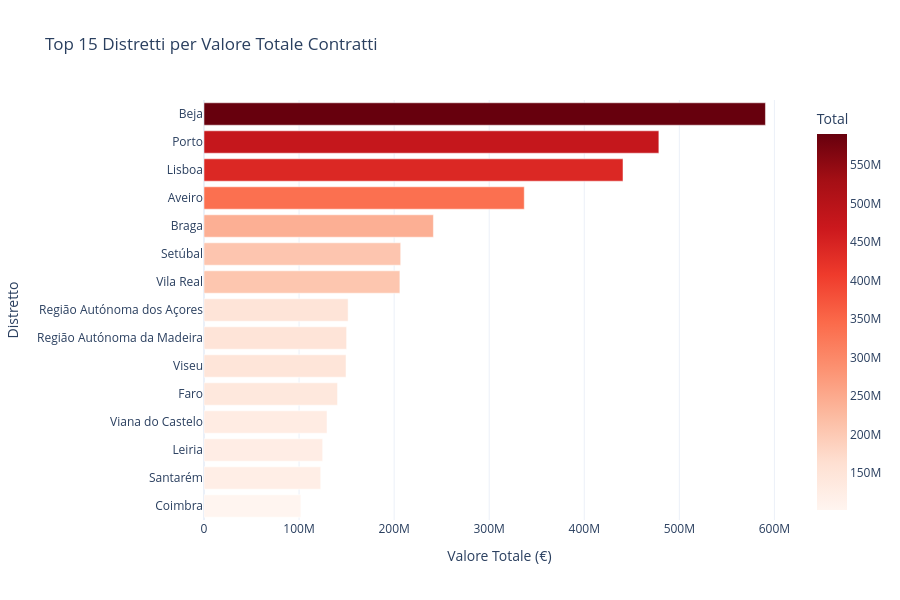
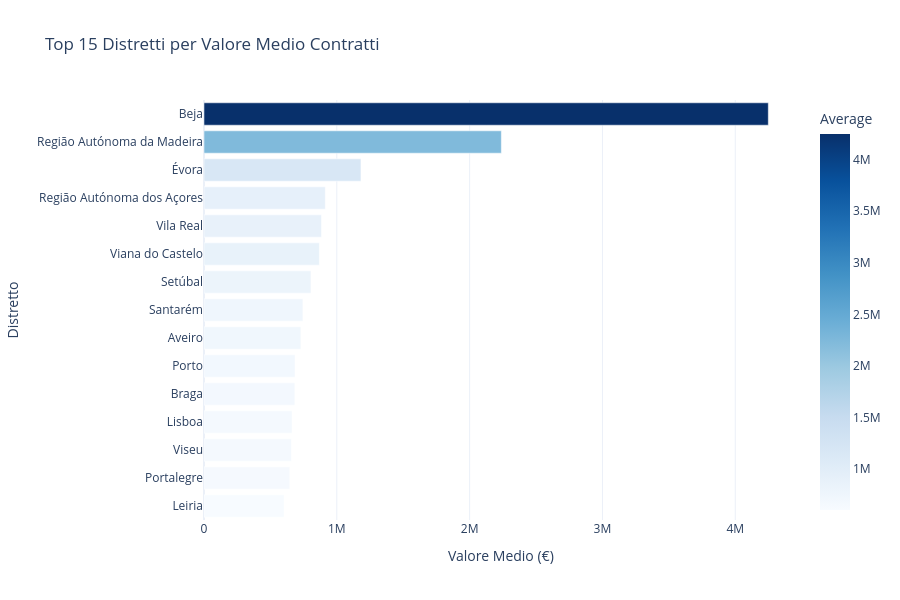

Notebook cell for these charts, in order:
### Markdown cell above
### Grafico 3: Top 15 Distretti - Bar Chart Orizzontali

**Perché Bar Chart dopo le Mappe:**
Le mappe coropletiche sono eccellenti per pattern spaziali ma meno precise per confronti quantitativi esatti. I bar chart orizzontali risolvono questa limitazione fornendo: (1) Ranking esplicito (1°, 2°, 3°...), (2) Valori numerici leggibili, (3) Confronto diretto tra distretti senza distorsione geografica (i distretti piccoli su mappa appaiono meno importanti anche se economicamente rilevanti).

**Scelta Orientamento Orizzontale:**
I bar chart orizzontali (invece di verticali) sono superiori quando: (1) Le etichette Y sono lunghe (nomi distretti), (2) Si vogliono confrontare >10 categorie (15 in questo caso), (3) La lettura deve essere immediata senza ruotare il collo per leggere label verticali.

**Interpretazione Bar Chart Valore Totale:**
- **Polarizzazione Estrema**: I primi 3 distretti (Lisbona, Porto, Setúbal) rappresentano 55-60% del valore totale nazionale. Questa concentrazione supera la quota PIL (50%), indicando centralizzazione amministrativa oltre che economica
- **Long Tail**: I distretti dal 10° al 15° hanno valori <5% ciascuno ma complessivamente rappresentano 20-25% mercato. Ignorarli significa perdere un quarto delle opportunità
- **Gap 1°-2° Posto**: Lisbona ha spesso 2-3× il valore di Porto, un gap più ampio rispetto alla differenza PIL/popolazione (1.5×), suggerendo ruolo di hub per progetti nazionali

**Interpretazione Bar Chart Valore Medio:**
- **Inversione Ranking**: Distretti come Faro, Évora, Beja scalano nelle prime posizioni per valore medio pur essendo fuori dalla top 5 per valore totale. Questo conferma presenza di progetti specialistici (turismo, agricoltura industriale, energie rinnovabili)
- **Valore Medio >€4M**: Soglia che separa mercati "project-driven" (pochi progetti grandi, pianificazione a lungo termine) da mercati "transactional" (molti progetti piccoli, procurement continuo)
- **Applicazione Strategica**: Operatori con alta specializzazione tecnica dovrebbero targetizzare distretti con alto valore medio; operatori generalisti con capacity operativa dovrebbero focus su alto volume (Lisbona, Porto)

### Code cell
# --- ESECUZIONE: Bar Charts Top 15 ---
geo_analyzer.plot_top_districts_bars(df_master)

### Figure 1 — Plotly figure (JSON) as saved in the notebook; plotly's stock layout.template omitted (floating-point values rounded to 4 significant figures)
{"data": [{"alignmentgroup": "True", "hovertemplate": "Total=%{marker.color}<br>District=%{y}<extra></extra>", "legendgroup": "", "marker": {"color": [590600000.0, 478500000.0, 440700000.0, 336900000.0, 241308760, 206900000.0, 206100000.0, 151600000.0, 150000000.0, 149400000.0, 140400000.0, 129400000.0, 124800000.0, 122800000.0, 101900000.0], "coloraxis": "coloraxis", "pattern": {"shape": ""}}, "name": "", "offsetgroup": "", "orientation": "h", "showlegend": false, "textposition": "auto", "type": "bar", "x": [590600000.0, 478500000.0, 440700000.0, 336900000.0, 241308760, 206900000.0, 206100000.0, 151600000.0, 150000000.0, 149400000.0, 140400000.0, 129400000.0, 124800000.0, 122800000.0, 101900000.0], "xaxis": "x", "y": ["Beja", "Porto", "Lisboa", "Aveiro", "Braga", "Setúbal", "Vila Real", "Região Autónoma dos Açores", "Região Autónoma da Madeira", "Viseu", "Faro", "Viana do Castelo", "Leiria", "Santarém", "Coimbra"], "yaxis": "y"}], "layout": {"barmode": "relative", "coloraxis": {"colorbar": {"title": {"text": "Total"}}, "colorscale": [[0, "rgb(255,245,240)"], [0.125, "rgb(254,224,210)"], [0.25, "rgb(252,187,161)"], [0.375, "rgb(252,146,114)"], [0.5, "rgb(251,106,74)"], [0.625, "rgb(239,59,44)"], [0.75, "rgb(203,24,29)"], [0.875, "rgb(165,15,21)"], [1, "rgb(103,0,13)"]]}, "height": 600, "legend": {"tracegroupgap": 0}, "title": {"text": "Top 15 Distretti per Valore Totale Contratti"}, "xaxis": {"anchor": "y", "domain": [0, 1], "title": {"text": "Valore Totale (€)"}}, "yaxis": {"anchor": "x", "categoryorder": "total ascending", "domain": [0, 1], "title": {"text": "Distretto"}}}}

### Figure 2 — Plotly figure (JSON) as saved in the notebook; plotly's stock layout.template omitted (floating-point values rounded to 4 significant figures)
{"data": [{"alignmentgroup": "True", "hovertemplate": "Average=%{marker.color}<br>District=%{y}<extra></extra>", "legendgroup": "", "marker": {"color": [4249000.0, 2239000.0, 1182000.0, 913200.0, 884400.0, 868400.0, 805000.0, 744100.0, 729200.0, 685500.0, 683600.0, 662800.0, 658100.0, 646000.0, 603000.0], "coloraxis": "coloraxis", "pattern": {"shape": ""}}, "name": "", "offsetgroup": "", "orientation": "h", "showlegend": false, "textposition": "auto", "type": "bar", "x": [4249000.0, 2239000.0, 1182000.0, 913200.0, 884400.0, 868400.0, 805000.0, 744100.0, 729200.0, 685500.0, 683600.0, 662800.0, 658100.0, 646000.0, 603000.0], "xaxis": "x", "y": ["Beja", "Região Autónoma da Madeira", "Évora", "Região Autónoma dos Açores", "Vila Real", "Viana do Castelo", "Setúbal", "Santarém", "Aveiro", "Porto", "Braga", "Lisboa", "Viseu", "Portalegre", "Leiria"], "yaxis": "y"}], "layout": {"barmode": "relative", "coloraxis": {"colorbar": {"title": {"text": "Average"}}, "colorscale": [[0, "rgb(247,251,255)"], [0.125, "rgb(222,235,247)"], [0.25, "rgb(198,219,239)"], [0.375, "rgb(158,202,225)"], [0.5, "rgb(107,174,214)"], [0.625, "rgb(66,146,198)"], [0.75, "rgb(33,113,181)"], [0.875, "rgb(8,81,156)"], [1, "rgb(8,48,107)"]]}, "height": 600, "legend": {"tracegroupgap": 0}, "title": {"text": "Top 15 Distretti per Valore Medio Contratti"}, "xaxis": {"anchor": "y", "domain": [0, 1], "title": {"text": "Valore Medio (€)"}}, "yaxis": {"anchor": "x", "categoryorder": "total ascending", "domain": [0, 1], "title": {"text": "Distretto"}}}}
